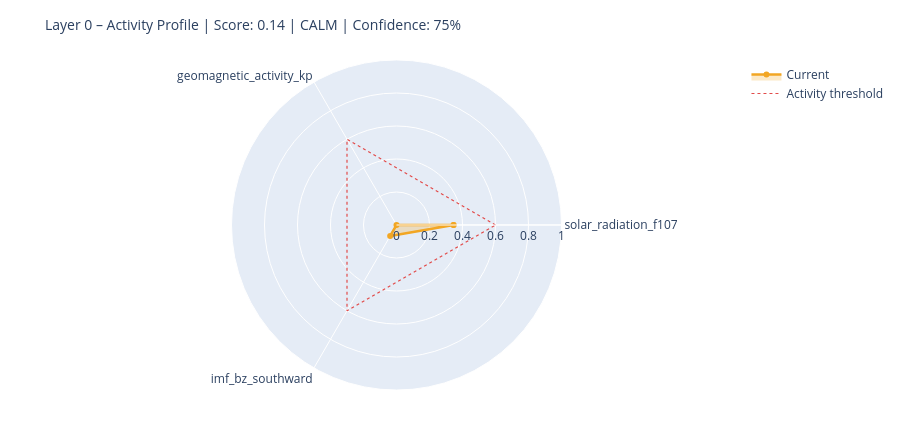

Notebook code for this chart:
### Markdown cell above
---
## 6. State Assessment & Handoff to Layer 1

### Code cell
# ============================================================
# STEP 1 – Collect raw values with source modes
# Mode: 'primary' | 'fallback_3h' | 'last_valid' | 'missing'
# ============================================================

def safe_last(df, col):
    if df is None or col not in df.columns: return None
    s = df[col].dropna()
    return float(s.iloc[-1]) if not s.empty else None

f107_now = safe_last(df_f107, 'f10.7')
bz_now   = safe_last(df_mag,  'bz_gsm')
kp_now   = safe_last(df_kp,   'kp')
sw_now   = safe_last(df_sw,   'speed')

source_modes = {
    'F10.7':    'primary'  if f107_now is not None else 'missing',
    'Kp':       'primary'  if kp_now   is not None else 'missing',
    'IMF_Bz':   'primary'  if bz_now   is not None else 'missing',
    'SW_speed': 'primary'  if sw_now   is not None else 'missing',
}

# Kp Fallback – 3h endpoint
if kp_now is None:
    try:
        r = requests.get(
            'https://services.swpc.noaa.gov/json/noaa-planetary-k-index.json',
            timeout=10)
        r.raise_for_status()
        fb = pd.DataFrame(r.json())
        tc = next((c for c in fb.columns if 'time' in c.lower()), fb.columns[0])
        kc = next((c for c in fb.columns if 'kp' in c.lower() and c != tc), None)
        if kc:
            fb[kc] = fb[kc].astype(str).str.extract(r'([0-9]+(?:\.[0-9]*)?)')[0]
            fb[kc] = pd.to_numeric(fb[kc], errors='coerce')
            fb = fb[fb[kc] >= 0].dropna(subset=[kc])
            if not fb.empty:
                kp_now = float(fb[kc].iloc[-1])
                source_modes['Kp'] = 'fallback_3h'
                print(f'  Kp fallback (3h): {kp_now:.1f}')
    except Exception as e:
        print(f'  Kp fallback failed: {e}')

# Solar Wind Fallback – last valid value
if sw_now is None and df_sw is not None and 'speed' in df_sw.columns:
    s = df_sw['speed'].dropna()
    if not s.empty:
        sw_now = float(s.iloc[-1])
        source_modes['SW_speed'] = 'last_valid'
        print(f'  SW fallback (last_valid): {sw_now:.0f} km/s')

print()
print('Source modes:', source_modes)

# ============================================================
# STEP 2 – Score from available components only
# ============================================================

def norm(v, lo, hi):
    if v is None: return None
    return max(0.0, min(1.0, (v - lo) / (hi - lo)))

COMPONENTS = {
    'solar_radiation_f107':    (f107_now, norm(f107_now, 60, 250)),
    'geomagnetic_activity_kp': (kp_now,   norm(kp_now,   0,   9)),
    'imf_bz_southward':        (bz_now,   norm(-(bz_now or 0) if bz_now else None, -5, 30)
                                           if bz_now is not None else None),
    'solar_wind_speed':        (sw_now,   norm(sw_now, 300, 800)),
}

available   = {k: v[1] for k, v in COMPONENTS.items() if v[1] is not None}
unavailable = [k for k, v in COMPONENTS.items() if v[1] is None]

layer0_score = round(sum(available.values()) / len(available), 4) if available else None
confidence   = round(len(available) / len(COMPONENTS), 2)

level = ('unknown'  if layer0_score is None
         else 'calm'     if layer0_score < 0.3
         else 'moderate' if layer0_score < 0.6
         else 'active')

# ============================================================
# STEP 3 – Dominant Driver
# ============================================================

def dominant_driver(kp, f107, bz, sw):
    candidates = []
    if kp   is not None and kp   >= 4:   candidates.append(('geomagnetic',    kp / 9))
    if sw   is not None and sw   >= 500:  candidates.append(('solar_wind',     sw / 800))
    if bz   is not None and bz   <= -5:   candidates.append(('imf_southward',  abs(bz) / 30))
    if f107 is not None and f107 >= 150:  candidates.append(('solar_radiation',f107 / 250))
    return max(candidates, key=lambda x: x[1])[0] if candidates else 'none'

driver = dominant_driver(kp_now, f107_now, bz_now, sw_now)

# ============================================================
# STEP 4 – Downstream expectations
# ============================================================

def downstream_expectation(driver, score, kp, bz, f107):
    exp = {
        'magnetosphere':        'calm',
        'ionosphere':           'calm',
        'schumann_resonance':   'unchanged',
        'lithosphere_currents': 'low',
    }
    if driver == 'geomagnetic' or (kp and kp >= 5):
        exp['magnetosphere']        = 'compressed / storm'
        exp['ionosphere']           = 'elevated disturbance (TEC variability)'
        exp['schumann_resonance']   = 'elevated amplitude possible'
        exp['lithosphere_currents'] = 'elevated induction currents'
    elif driver == 'imf_southward' or (bz and bz <= -5):
        exp['magnetosphere']        = 'energy coupling active'
        exp['ionosphere']           = 'elevated electron density possible'
        exp['schumann_resonance']   = 'slight modulation possible'
    elif driver == 'solar_radiation' or (f107 and f107 >= 150):
        exp['ionosphere']           = 'elevated ionization (F-layer)'
        exp['schumann_resonance']   = 'slightly elevated background activity'
    return exp

downstream = downstream_expectation(driver, layer0_score, kp_now, bz_now, f107_now)

# ============================================================
# CONSOLE OUTPUT
# ============================================================

W = 58
print('=' * W)
print('LAYER 0 – STATE ASSESSMENT')
print('=' * W)
for name, (raw_v, score_v) in COMPONENTS.items():
    if score_v is not None:
        bar = '█' * int(score_v * 20) + '░' * (20 - int(score_v * 20))
        print(f'  {name:<35}  {bar}  {score_v:.2f}')
    else:
        print(f'  {name:<35}  {"─" * 20}  n/a')
print('-' * W)
print(f'  Score ({len(available)}/{len(COMPONENTS)} components):  {layer0_score:.3f}')
print(f'  Confidence:         {confidence:.0%}')
print(f'  Level:              {level.upper()}')
print(f'  Dominant Driver:    {driver}')

# Radar chart
cats = list(available.keys())
vals = list(available.values())
if len(cats) >= 3:
    fig = go.Figure()
    fig.add_trace(go.Scatterpolar(
        r=vals + [vals[0]], theta=cats + [cats[0]],
        fill='toself', fillcolor='rgba(242,166,35,0.25)',
        line=dict(color='#F2A623', width=2.5), name='Current'
    ))
    fig.add_trace(go.Scatterpolar(
        r=[0.6] * (len(cats) + 1), theta=cats + [cats[0]],
        line=dict(color='#E24B4A', dash='dot', width=1.2),
        mode='lines', name='Activity threshold'
    ))
    fig.update_layout(
        title=dict(text=f'Layer 0 – Activity Profile | Score: {layer0_score:.2f} | {level.upper()} | Confidence: {confidence:.0%}',
                   font=dict(size=14)),
        polar=dict(radialaxis=dict(visible=True, range=[0, 1])),
        height=430, showlegend=True,
        margin=dict(l=60, r=60, t=60, b=40)
    )
    fig.show()

### Figure 1 — Plotly figure (JSON) as saved in the notebook; plotly's stock layout.template omitted (floating-point values rounded to 4 significant figures)
{"data": [{"fill": "toself", "fillcolor": "rgba(242,166,35,0.25)", "line": {"color": "#F2A623", "width": 2.5}, "name": "Current", "r": [0.3457, 0.0, 0.07686, 0.3457], "theta": ["solar_radiation_f107", "geomagnetic_activity_kp", "imf_bz_southward", "solar_radiation_f107"], "type": "scatterpolar"}, {"line": {"color": "#E24B4A", "dash": "dot", "width": 1.2}, "mode": "lines", "name": "Activity threshold", "r": [0.6, 0.6, 0.6, 0.6], "theta": ["solar_radiation_f107", "geomagnetic_activity_kp", "imf_bz_southward", "solar_radiation_f107"], "type": "scatterpolar"}], "layout": {"height": 430, "margin": {"b": 40, "l": 60, "r": 60, "t": 60}, "polar": {"radialaxis": {"range": [0, 1], "visible": true}}, "showlegend": true, "title": {"font": {"size": 14}, "text": "Layer 0 – Activity Profile | Score: 0.14 | CALM | Confidence: 75%"}}}
